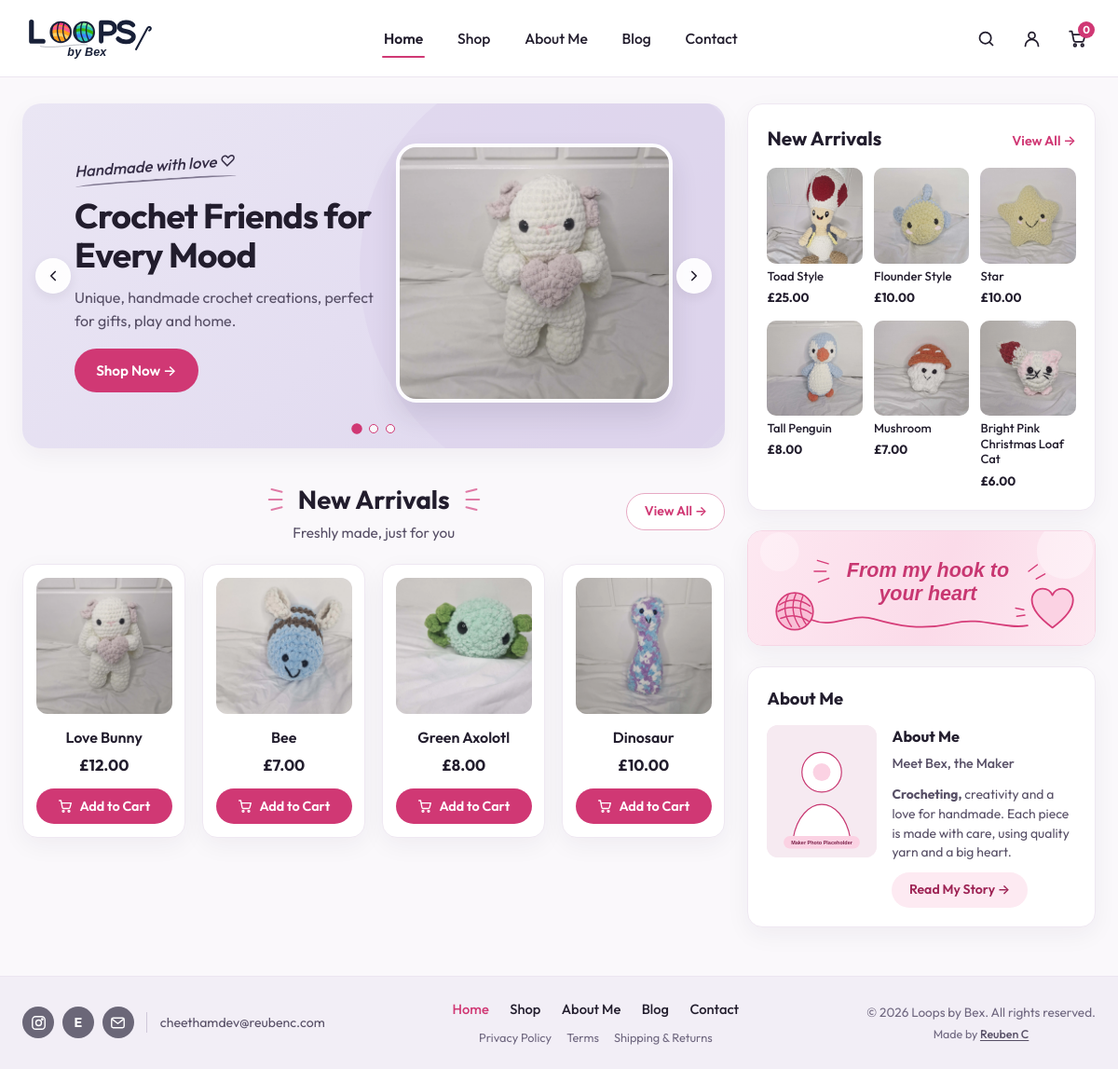
The page / on the database its author committed.
### tables this page shows
CREATE TABLE IF NOT EXISTS products (
    id INT UNSIGNED AUTO_INCREMENT PRIMARY KEY,
    slug VARCHAR(120) NOT NULL,
    name VARCHAR(160) NOT NULL,
    category VARCHAR(80) NOT NULL DEFAULT 'Plushies',
    short_description VARCHAR(255) NOT NULL DEFAULT '',
    description TEXT NOT NULL,
    price_pence INT UNSIGNED NOT NULL DEFAULT 0,
    image_path VARCHAR(255) NOT NULL,
    side_image_path VARCHAR(255) NOT NULL DEFAULT '',
    stock_qty INT UNSIGNED NOT NULL DEFAULT 10,
    is_featured_main TINYINT(1) NOT NULL DEFAULT 0,
    is_featured_sidebar TINYINT(1) NOT NULL DEFAULT 0,
    is_active TINYINT(1) NOT NULL DEFAULT 1,
    sort_order INT UNSIGNED NOT NULL DEFAULT 0,
    created_at TIMESTAMP NOT NULL DEFAULT CURRENT_TIMESTAMP,
    UNIQUE KEY uq_products_slug (slug),
    KEY idx_products_active_sort (is_active, sort_order)
);

### includes/bootstrap.php (called while the page is built, shortened)
<?php
require_once __DIR__ . '/../config.php';
require_once __DIR__ . '/security.php';
if (is_file(__DIR__ . '/catalog.php')) {
    require_once __DIR__ . '/catalog.php';
}
function e(mixed $value): string
{
    return htmlspecialchars((string) $value, ENT_QUOTES | ENT_SUBSTITUTE, 'UTF-8');
}
function format_gbp(int $pence): string
{
    $negative = $pence < 0;
    $abs = abs($pence);
    return ($negative ? '-' : '') . '£' . number_format($abs / 100, 2, '.', ',');
}

### includes/catalog.php (called while the page is built, shortened)
<?php
function get_all_products(?PDO $pdo): array
{
    $defaultsBySlug = [];
    foreach (default_placeholder_products() as $item) {
        $defaultsBySlug[$item['slug']] = $item;
    }
    if ($pdo instanceof PDO) {
        try {
            $stmt = $pdo->query(
                "SELECT * FROM products
                 WHERE is_active = 1 AND slug NOT LIKE 'placeholder-%'
                 ORDER BY sort_order ASC, id ASC"
            );
            $rows = $stmt ? $stmt->fetchAll() : [];
            if (!empty($rows)) {
                return array_map(static function (array $row) use ($defaultsBySlug): array {
                    $slug = (string) ($row['slug'] ?? '');
                    $fallbackSide = $defaultsBySlug[$slug]['side_image_path'] ?? '';
                    $row['id'] = (int) $row['id'];
                    $row['price_pence'] = (int) $row['price_pence'];
                    $row['stock_qty'] = (int) $row['stock_qty'];
                    $row['is_featured_main'] = (int) $row['is_featured_main'];
                    $row['is_featured_sidebar'] = (int) $row['is_featured_sidebar'];
                    $row['side_image_path'] = trim((string) ($row['side_image_path'] ?? '')) !== ''
                        ? (string) $row['side_image_path']
                        : $fallbackSide;
                    $row['color_options'] = $defaultsBySlug[$slug]['color_options'] ?? [];
                    return $row;
                }, $rows);
            }
        } catch (PDOException $e) {
            error_log('catalog query fallback: ' . $e->getMessage());
        }
    }
    return default_placeholder_products();
}
function get_featured_main_products(?PDO $pdo, int $limit = 4): array
{
    $all = get_all_products($pdo);
    $featured = array_values(array_filter($all, static fn(array $p): bool => (int) ($p['is_featured_main'] ?? 0) === 1));
    return array_slice($featured, 0, $limit);
}
function get_featured_sidebar_products(?PDO $pdo, int $limit = 6): array
{
    $all = get_all_products($pdo);
    $sidebar = array_values(array_filter($all, static fn(array $p): bool => (int) ($p['is_featured_sidebar'] ?? 0) === 1));
    return array_slice($sidebar, 0, $limit);
}

### pages/index.php (the view, shortened to what this page needs)
<?php
require_once __DIR__ . '/../includes/bootstrap.php';
$mainArrivals = get_featured_main_products($pdo, 4);
$sidebarArrivals = get_featured_sidebar_products($pdo, 6);
$heroSlides = [
    [
        'tagline' => 'Handmade with love ♡',
        'heading' => 'Crochet Friends for Every Mood',
        'description' => 'Unique, handmade crochet creations, perfect for gifts, play and home.',
        'cta_label' => 'Shop Now →',
        'cta_href' => '/shop',
        'image' => '/assets/love-bunny.webp',
        'image_alt' => 'Handmade white crochet Love Bunny holding a pastel pink heart',
        'is_h1' => true,
    ],
    [
        'tagline' => 'Crafted stitch by stitch ♡',
        'heading' => 'The Story Behind Every Loop',
        'description' => 'Discover how a passion for soft yarn and cosy designs grew into handmade keepsakes made with care.',
        'cta_label' => 'Read My Story →',
        'cta_href' => '/about',
        'image' => '/assets/bee.webp',
        'image_alt' => 'Handmade chunky blue and brown striped crochet bumblebee',
        'is_h1' => false,
    ],
    [
        'tagline' => 'Custom ideas welcome ♡',
        'heading' => 'Have a Question or Custom Idea?',
        'description' => 'Looking for a particular colour combination or gifting advice? Reach out directly and say hello.',
        'cta_label' => 'Get in Touch →',
        'cta_href' => '/contact',
        'image' => '/assets/bright-pink-christmas-loaf-cat.webp',
        'image_alt' => 'Handmade pink and white crochet loaf cat wearing a sparkly Santa hat',
        'is_h1' => false,
    ],
];
$totalSlides = count($heroSlides);
require_once __DIR__ . '/../partials/header.php';
?>
<main class="site-main" id="main-content" tabindex="-1">
    <div class="site-container home-layout-grid">
        <div class="home-primary-col">
            <section class="hero-carousel"
                     data-carousel
                     role="region"
                     aria-roledescription="carousel"
                     aria-label="Featured Loops By Bex highlights">
                <button type="button" class="carousel-arrow carousel-prev" data-carousel-prev aria-label="Previous slide">
                    <svg viewBox="0 0 24 24" fill="none" stroke="currentColor" stroke-width="2.2" stroke-linecap="round" stroke-linejoin="round" aria-hidden="true" focusable="false">
                        <polyline points="15 18 9 12 15 6"></polyline>
                    </svg>
                </button>
                <div class="hero-slides">
                    <?php foreach ($heroSlides as $index => $slide): ?>
                        <?php $isActiveSlide = ($index === 0); ?>
                        <div class="hero-slide<?php echo $isActiveSlide ? ' is-active' : ''; ?>"
                             data-carousel-slide="<?php echo (int) $index; ?>"
                             role="group"
                             aria-roledescription="slide"
                             aria-label="<?php echo ($index + 1) . ' of ' . $totalSlides; ?>"
                             aria-hidden="<?php echo $isActiveSlide ? 'false' : 'true'; ?>"
                             <?php echo $isActiveSlide ? '' : 'inert'; ?>>
                            <div class="hero-copy">
                                <span class="hero-handwritten"><?php echo e($slide['tagline']); ?></span>
                                <?php if ($slide['is_h1']): ?>
                                    <h1 class="hero-heading"><?php echo e($slide['heading']); ?></h1>
                                <?php else: ?>
                                    <h2 class="hero-heading"><?php echo e($slide['heading']); ?></h2>
                                <?php endif; ?>
                                <p class="hero-description"><?php echo e($slide['description']); ?></p>
                                <a href="<?php echo e($slide['cta_href']); ?>" class="btn btn-primary">
                                    <?php echo e($slide['cta_label']); ?>
                                </a>
                            </div>
                            <div class="hero-visual">
                                <img src="<?php echo e($slide['image']); ?>" alt="<?php echo e($slide['image_alt']); ?>" width="390" height="278">
                            </div>
                        </div>
                    <?php endforeach; ?>
                </div>
                <button type="button" class="carousel-arrow carousel-next" data-carousel-next aria-label="Next slide">
                    <svg viewBox="0 0 24 24" fill="none" stroke="currentColor" stroke-width="2.2" stroke-linecap="round" stroke-linejoin="round" aria-hidden="true" focusable="false">
                        <polyline points="9 18 15 12 9 6"></polyline>
                    </svg>
                </button>
                <div class="carousel-dots" role="group" aria-label="Choose slide">
                    <?php foreach ($heroSlides as $index => $slide): ?>
                        <button type="button"
                                class="carousel-dot<?php echo $index === 0 ? ' is-active' : ''; ?>"
                                data-carousel-dot="<?php echo (int) $index; ?>"
                                aria-label="Slide <?php echo (int) ($index + 1); ?>: <?php echo e($slide['heading']); ?>"
                                <?php echo $index === 0 ? 'aria-current="true"' : ''; ?>></button>
                    <?php endforeach; ?>
                </div>
            </section>
            <section class="section-new-arrivals" aria-labelledby="new-arrivals-heading">
                <div class="arrivals-header">
                    <div class="arrivals-title-group">
                        <h2 class="sparkle-heading" id="new-arrivals-heading">
                            <svg class="sparkle-rays" viewBox="0 0 24 28" fill="none" stroke="currentColor" stroke-width="2.2" stroke-linecap="round" aria-hidden="true" focusable="false">
                                <line x1="18" y1="5" x2="6" y2="2"></line>
                                <line x1="18" y1="14" x2="3" y2="14"></line>
                                <line x1="18" y1="23" x2="6" y2="26"></line>
                            </svg>
                            <span>New Arrivals</span>
                            <svg class="sparkle-rays" viewBox="0 0 24 28" fill="none" stroke="currentColor" stroke-width="2.2" stroke-linecap="round" aria-hidden="true" focusable="false">
                                <line x1="6" y1="5" x2="18" y2="2"></line>
                                <line x1="6" y1="14" x2="21" y2="14"></line>
                                <line x1="6" y1="23" x2="18" y2="26"></line>
                            </svg>
                        </h2>
                        <p class="section-subtitle">Freshly made, just for you</p>
                    </div>
                    <div class="arrivals-action">
                        <a href="/shop" class="btn btn-outline-pink btn-sm" aria-label="View all products in shop">View All &rarr;</a>
                    </div>
                </div>
                <div class="product-grid-4">
                    <?php foreach ($mainArrivals as $product): ?>
                        <article class="product-card">
                            <a href="/product?slug=<?php echo urlencode($product['slug']); ?>" class="product-card-media" tabindex="-1" aria-hidden="true">
                                <img src="<?php echo e($product['image_path']); ?>" alt="" width="320" height="256" loading="lazy">
                            </a>
                            <h3 class="product-card-title">
                                <a href="/product?slug=<?php echo urlencode($product['slug']); ?>"><?php echo e($product['name']); ?></a>
                            </h3>
                            <p class="product-card-price"><?php echo e(format_gbp((int) $product['price_pence'])); ?></p>
                            <form action="/cart-action.php" method="POST" class="product-card-form">
                                <button type="submit" class="btn btn-primary" aria-label="Add <?php echo e($product['name']); ?> to cart">
                                    <span>Add to Cart</span>
                                </button>
                            </form>
                        </article>
                    <?php endforeach; ?>
                </div>
            </section>
        </div>
        <aside class="home-sidebar-col" aria-label="Store highlights and maker story">
            <section class="sidebar-card" aria-labelledby="sidebar-arrivals-heading">
                <div class="sidebar-card-header">
                    <h2 id="sidebar-arrivals-heading">New Arrivals</h2>
                    <a href="/shop" class="text-arrow-link" aria-label="View all new arrivals in shop">View All &rarr;</a>
                </div>
                <div class="sidebar-arrivals-grid">
                    <?php foreach ($sidebarArrivals as $item): ?>
                        <a href="/product?slug=<?php echo urlencode($item['slug']); ?>"
                           class="mini-product-card"
                           aria-label="<?php echo e($item['name'] . ', ' . format_gbp((int) $item['price_pence'])); ?>">
                            <div class="mini-product-thumb">
                                <img src="<?php echo e($item['image_path']); ?>" alt="" width="160" height="160" loading="lazy">
                            </div>
                            <span class="mini-product-name"><?php echo e($item['name']); ?></span>
                            <span class="mini-product-price"><?php echo e(format_gbp((int) $item['price_pence'])); ?></span>
                        </a>
                    <?php endforeach; ?>
                </div>
            </section>
            <div class="hook-banner-card">
                <img src="/assets/hook-to-heart-banner.svg" alt="From my hook to your heart" width="640" height="210" loading="lazy">
            </div>
            <section class="sidebar-card about-preview-card" aria-labelledby="about-preview-heading">
                <h2 class="about-card-heading" id="about-preview-heading">About Me</h2>
                <div class="about-preview-body">
                    <div class="about-preview-photo">
                        <img src="/assets/placeholders/maker-placeholder.svg" alt="Placeholder portrait of Bex, the maker" width="150" height="180" loading="lazy">
                    </div>
                    <div class="about-preview-content">
                        <h3>About Me</h3>
                        <p class="about-maker-sub">Meet Bex, the Maker</p>
                        <p>
                            <strong>Crocheting,</strong> creativity and a love for handmade. Each piece is made with care, using quality yarn and a big heart.
                        </p>
                        <a href="/about" class="btn btn-soft-pink btn-sm">Read My Story &rarr;</a>
                    </div>
                </div>
            </section>
        </aside>
    </div>
</main>
<?php require_once __DIR__ . '/../partials/footer.php'; ?>

### rows shown on the page
products: image_path (picture), name "Love Bunny", price_pence "£12.00"
products: image_path (picture), name "Bee", price_pence "£7.00"
products: image_path (picture), name "Green Axolotl", price_pence "£8.00"
products: image_path (picture), name "Dinosaur", price_pence "£10.00"
products: image_path (picture), name "Toad Style", price_pence "£25.00"
products: image_path (picture), name "Flounder Style", price_pence "£10.00"
products: image_path (picture), name "Star", price_pence "£10.00"
products: image_path (picture), name "Tall Penguin", price_pence "£8.00"
products: image_path (picture), name "Mushroom", price_pence "£7.00"
products: image_path (picture), name "Bright Pink Christmas Loaf Cat", price_pence "£6.00"

### other values the page prints
$item['label'] "Home"
$item['label'] "Shop"
$item['label'] "About Me"
$item['label'] "Blog"
$item['label'] "Contact"
$cartCount "0"
$slide['tagline'] "Handmade with love ♡"
$slide['heading'] "Crochet Friends for Every Mood"
$slide['description'] "Unique, handmade crochet creations, perfect for gifts, play and home."
$slide['cta_label'] "Shop Now →"
$contactEmail "cheethamdev@reubenc.com"
